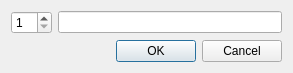
<?xml version="1.0" encoding="UTF-8"?>
<ui version="4.0">
    <class>RulegroupEditor</class>
    <widget class="QDialog" name="RulegroupEditor">
        <property name="geometry">
            <rect>
                <x>0</x>
                <y>0</y>
                <width>293</width>
                <height>69</height>
            </rect>
        </property>
        <property name="windowTitle">
            <string>Regelgruppe</string>
        </property>
        <layout class="QGridLayout" name="gridLayout">
            <item row="1" column="1">
                <widget class="QLineEdit" name="rulegroup_name"/>
            </item>
            <item row="2" column="1">
                <widget class="QDialogButtonBox" name="buttonBox">
                    <property name="orientation">
                        <enum>Qt::Horizontal</enum>
                    </property>
                    <property name="standardButtons">
                        <set>QDialogButtonBox::Cancel|QDialogButtonBox::Ok</set>
                    </property>
                </widget>
            </item>
            <item row="1" column="0">
                <widget class="QSpinBox" name="rulegroup_id">
                    <property name="sizePolicy">
                        <sizepolicy hsizetype="Minimum" vsizetype="Fixed">
                            <horstretch>0</horstretch>
                            <verstretch>0</verstretch>
                        </sizepolicy>
                    </property>
                    <property name="minimum">
                        <number>1</number>
                    </property>
                    <property name="maximum">
                        <number>99</number>
                    </property>
                    <property name="stepType">
                        <enum>QAbstractSpinBox::DefaultStepType</enum>
                    </property>
                </widget>
            </item>
        </layout>
    </widget>
    <resources/>
    <connections>
        <connection>
            <sender>buttonBox</sender>
            <signal>accepted()</signal>
            <receiver>RulegroupEditor</receiver>
            <slot>accept()</slot>
            <hints>
                <hint type="sourcelabel">
                    <x>248</x>
                    <y>254</y>
                </hint>
                <hint type="destinationlabel">
                    <x>157</x>
                    <y>274</y>
                </hint>
            </hints>
        </connection>
        <connection>
            <sender>buttonBox</sender>
            <signal>rejected()</signal>
            <receiver>RulegroupEditor</receiver>
            <slot>reject()</slot>
            <hints>
                <hint type="sourcelabel">
                    <x>316</x>
                    <y>260</y>
                </hint>
                <hint type="destinationlabel">
                    <x>286</x>
                    <y>274</y>
                </hint>
            </hints>
        </connection>
    </connections>
</ui>
